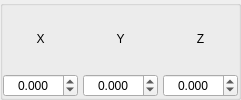
           <widget class="QGroupBox" name="groupBox">
            <property name="title">
             <string/>
            </property>
            <property name="alignment">
             <set>Qt::AlignCenter</set>
            </property>
            <layout class="QVBoxLayout" name="verticalLayout_2">
             <property name="spacing">
              <number>0</number>
             </property>
             <property name="sizeConstraint">
              <enum>QLayout::SetMaximumSize</enum>
             </property>
             <property name="leftMargin">
              <number>0</number>
             </property>
             <property name="topMargin">
              <number>0</number>
             </property>
             <property name="rightMargin">
              <number>0</number>
             </property>
             <property name="bottomMargin">
              <number>0</number>
             </property>
             <item>
              <layout class="QGridLayout" name="gridLayout">
               <property name="horizontalSpacing">
                <number>5</number>
               </property>
               <property name="verticalSpacing">
                <number>2</number>
               </property>
               <item row="4" column="0">
                <widget class="QDoubleSpinBox" name="spinBox_X_speedRotate">
                 <property name="minimumSize">
                  <size>
                   <width>70</width>
                   <height>0</height>
                  </size>
                 </property>
                 <property name="maximumSize">
                  <size>
                   <width>16777215</width>
                   <height>16777215</height>
                  </size>
                 </property>
                 <property name="alignment">
                  <set>Qt::AlignCenter</set>
                 </property>
                 <property name="decimals">
                  <number>3</number>
                 </property>
                 <property name="minimum">
                  <double>-100.000000000000000</double>
                 </property>
                 <property name="maximum">
                  <double>100.000000000000000</double>
                 </property>
                 <property name="singleStep">
                  <double>0.100000000000000</double>
                 </property>
                </widget>
               </item>
               <item row="4" column="2">
                <widget class="QDoubleSpinBox" name="spinBox_Z_speedRotate">
                 <property name="alignment">
                  <set>Qt::AlignCenter</set>
                 </property>
                 <property name="decimals">
                  <number>3</number>
                 </property>
                 <property name="minimum">
                  <double>-100.000000000000000</double>
                 </property>
                 <property name="maximum">
                  <double>100.000000000000000</double>
                 </property>
                 <property name="singleStep">
                  <double>0.100000000000000</double>
                 </property>
                </widget>
               </item>
               <item row="0" column="1">
                <widget class="QLabel" name="l_rotate_y">
                 <property name="text">
                  <string>Y</string>
                 </property>
                 <property name="alignment">
                  <set>Qt::AlignCenter</set>
                 </property>
                </widget>
               </item>
               <item row="4" column="1">
                <widget class="QDoubleSpinBox" name="spinBox_Y_speedRotate">
                 <property name="alignment">
                  <set>Qt::AlignCenter</set>
                 </property>
                 <property name="decimals">
                  <number>3</number>
                 </property>
                 <property name="minimum">
                  <double>-100.000000000000000</double>
                 </property>
                 <property name="maximum">
                  <double>100.000000000000000</double>
                 </property>
                 <property name="singleStep">
                  <double>0.100000000000000</double>
                 </property>
                </widget>
               </item>
               <item row="0" column="2">
                <widget class="QLabel" name="l_rotate_z">
                 <property name="text">
                  <string>Z</string>
                 </property>
                 <property name="alignment">
                  <set>Qt::AlignCenter</set>
                 </property>
                </widget>
               </item>
               <item row="0" column="0">
                <widget class="QLabel" name="l_rotate_x">
                 <property name="text">
                  <string>X</string>
                 </property>
                 <property name="alignment">
                  <set>Qt::AlignCenter</set>
                 </property>
                </widget>
               </item>
              </layout>
             </item>
            </layout>
           </widget>
